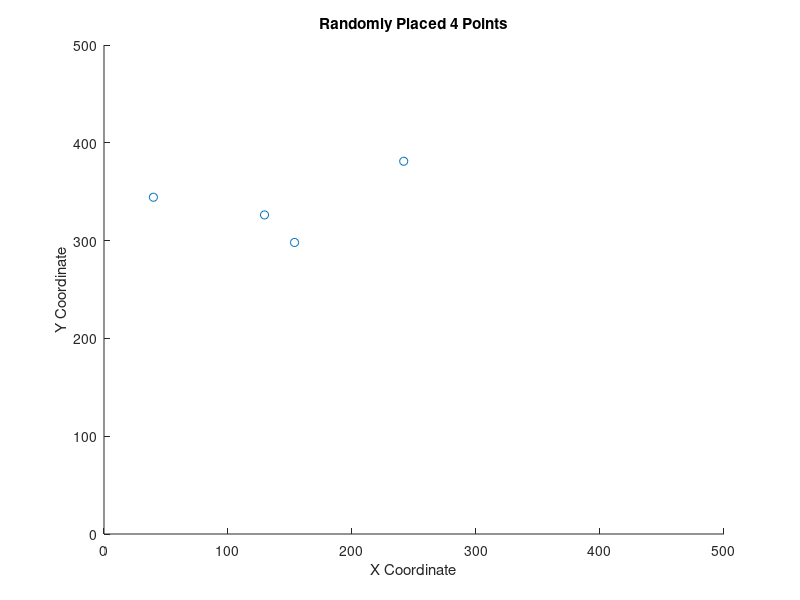
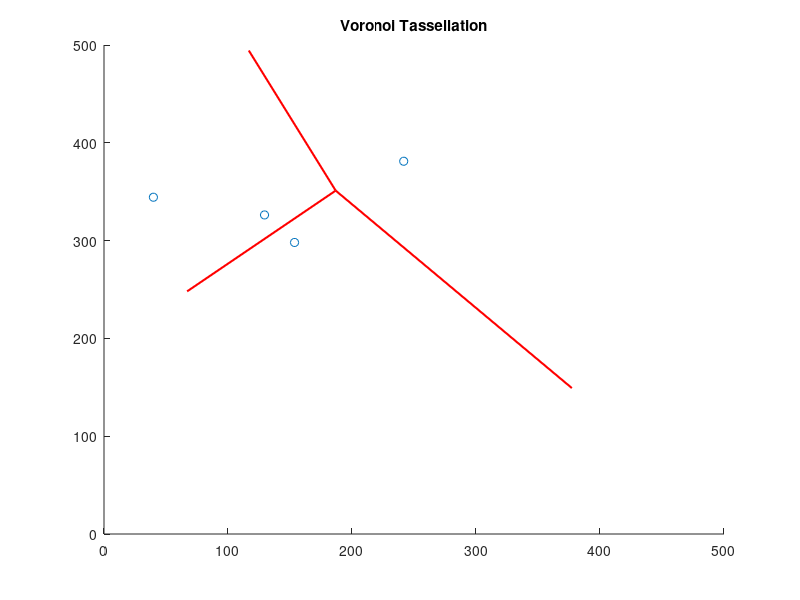

The MATLAB script that drew these images, in order: (Note: this script raises an error after producing the figures.)
clear all;
close all;
clc;

% Define the number of points and grid dimensions
numPoints = 4;      % Set the number of points you want to generate
dimgrid = [500 500];   % Define the height of the grid
kp = 20;

points = zeros(numPoints,2);

% Generate random positions for each point
x = rand(numPoints, 1) * dimgrid(1);   % Random x coordinates
y = rand(numPoints, 1) * dimgrid(2);  % Random y coordinates

points = [x,y];

% Plot the points on a figure
figure(1);
scatter(points(:,1),points(:,2));
axis([0 dimgrid(1) 0 dimgrid(2)]); 
xlabel('X Coordinate');
ylabel('Y Coordinate');
title(sprintf('Randomly Placed %d Points', numPoints));

% Compute and plot Voronoi tessellation
[vx, vy] = voronoi(points(:,1), points(:,2));

figure(2);
hold on;
plot(vx, vy, 'r-', 'LineWidth', 1.5);
axis([0 dimgrid(1) 0 dimgrid(2)]); 
scatter(points(:,1),points(:,2));
title('Voronoi Tassellation');

%% Compute Voronoi tessellation using voronoin
[areas,centroids,vel] = voronoi_function(dimgrid,points,kp);

sum_areas = sum(areas);
for i = 1:length(areas)
    fprintf('areas%d: %f\n',i,areas(i));
end
disp(sum_areas)
for i = 1:length(areas)
    fprintf('centroids coordinates %d: [%f,%f]\n',i,centroids(i,1),centroids(i,2));
end
disp(sum_areas)

%% Simulation 

dt = 0.01;
T_sim = 500;

trajectories = zeros(numPoints,2,T_sim);

nx = points;
trajectories(:,:,1) = nx;

% Prepare figure for simulation
figure(3);
colors = lines(numPoints);
hold on;
axis([0 dimgrid(1) 0 dimgrid(2)]);
xlabel('X Coordinate');
ylabel('Y Coordinate');
title('Lloyd Simulation');

for t = 2:T_sim
    % Compute Voronoi tessellation and centroids
    [areas, centroids, vel] = voronoi_function(dimgrid, nx, kp);
    
    % Update positions using 2D velocity vectors
    nx = nx + vel * dt;
    
    % Save the updated positions into the trajectories array
    trajectories(:, :, t) = nx;

    % Clear the figure and replot everything using arrays of points
    % clf;  % Clear the current figure
    % hold on;
    
    % Plot the trajectory for each drone up to the current time
    for i = 1:numPoints
        % Extract the trajectory so far (squeeze the slice into a 2D array)
        traj = squeeze(trajectories(i, :, 1:t));
        plot(traj(1, :), traj(2, :), '-', 'Color', colors(i,:), 'LineWidth', 1.5);
        % Plot the current drone position as a marker
        plot(nx(i, 1), nx(i, 2), 'o', 'Color', colors(i,:), 'MarkerSize', 8, 'MarkerFaceColor', colors(i,:));
    end
    
    drawnow;  % Force MATLAB to update the figure
    % Optionally add a pause (e.g., pause(0.01)) to slow down the simulation for visualization
end